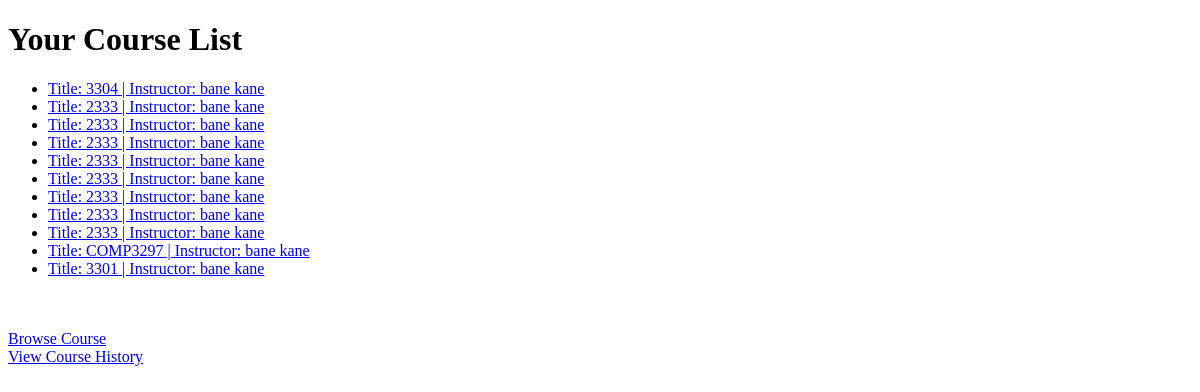
Page /system/view/8/ on the earlier database version.
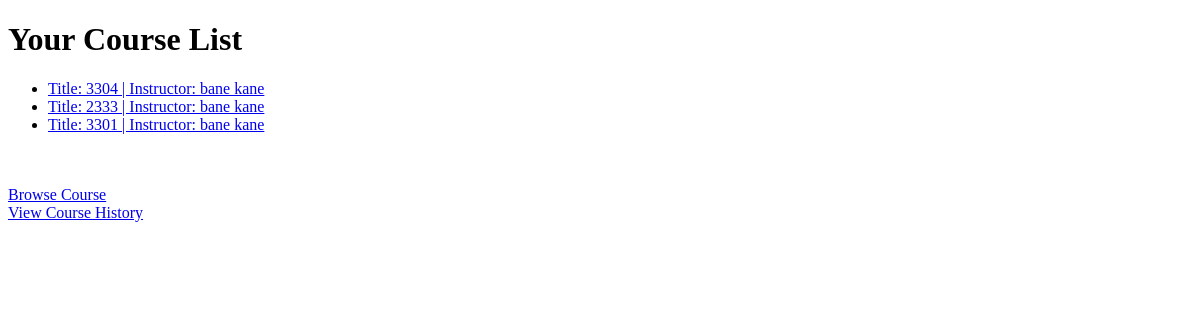
Same page on the later database version.
### system/models.py (models this page shows, shortened)
class Course(models.Model):
	instructor = models.ForeignKey(Instructor, on_delete=models.CASCADE)
	category = models.ForeignKey(Category,on_delete=models.CASCADE)
	title = models.CharField(max_length=200)
	description = models.TextField()
	CECU_value = models.IntegerField()
	STATUS = (
		(0,'Open'),
		(1,'Pending'),
		(2,'Closed'),
	)
	status = models.IntegerField(choices=STATUS)
	def __str__(self):
		return f'Title: {self.title} | Instructor: {self.instructor.first_name} {self.instructor.last_name}'

### system/views.py (the view)
# urls.py: path('view/<int:user_id>/', views.showCourses, name='showCourses'),                                               # view course list
def showCourses(request, **kwargs):
	user_id = kwargs['user_id']
	users = Instructor.objects.filter(id=user_id)
	template = loader.get_template("showCourses.html")
	if len(users)==0:
		type = 'learner'
		user = Learner.objects.filter(id=user_id)[0]
		course_list = list(enroll.course for enroll in Enroll.objects.filter(learner__id=user_id).order_by('status'))
		status = list(enroll.status for enroll in Enroll.objects.filter(learner__id=user_id).order_by('status'))
	else:
		user = users[0]
		type = 'instructor'
		course_list = list(Course.objects.filter(instructor__id=user_id).order_by('status'))
		status = list(c.status for c in Course.objects.filter(instructor__id=user_id).order_by('status'))
	context = {
		'course_list': course_list,
		'type': type,
		'status': status,
		'user':user,
	}
	return HttpResponse(template.render(context, request))

### templates/manageModules/showCourses.html (shortened to what this page needs)
<!DOCTYPE html>
<html>
<head>
	<h1>Your Course List</h1>
	<link rel="stylesheet" type="text/css" href="/static/stylesheets/style_show_c.css">
</head>
<body>
	{% if type == "instructor" %}
		<ul>
		{% for course in course_list %}
			<li>
				<a href="/system/view/{{user.id}}/{{course.id}}/">{{course}}</a>
				<button class="editCourse" data-courseID="{{course.id}}" data-instructorID="{{user.id}}">Edit</button>
			</li>
		{% endfor %}
		</ul>
		<button id="create_course" data-instructorID="{{user.id}}">Create Course</button>
	{% else %}
		<div id="l_courseList">
			<ul>
				{% for course in course_list %}
					<li><a href="/system/view/{{user.id}}/{{course.id}}/">{{course}}</a></li>
				{% endfor %}
			</ul><br><br>
			<a href="/system/view/{{user.id}}/browseCourse/">Browse Course</a><br>
			<a href="/system/view/{{user.id}}/viewCourseHistory/">View Course History</a>
		</div>
	{% endif %}
</body>
</html>

Differences in the rows shown:
no longer on one of the page's lists (row unchanged): Course: title+instructor "Title: 2333 | Instructor: bane kane"
removed Course: title+instructor "Title: COMP3297 | Instructor: bane kane"
